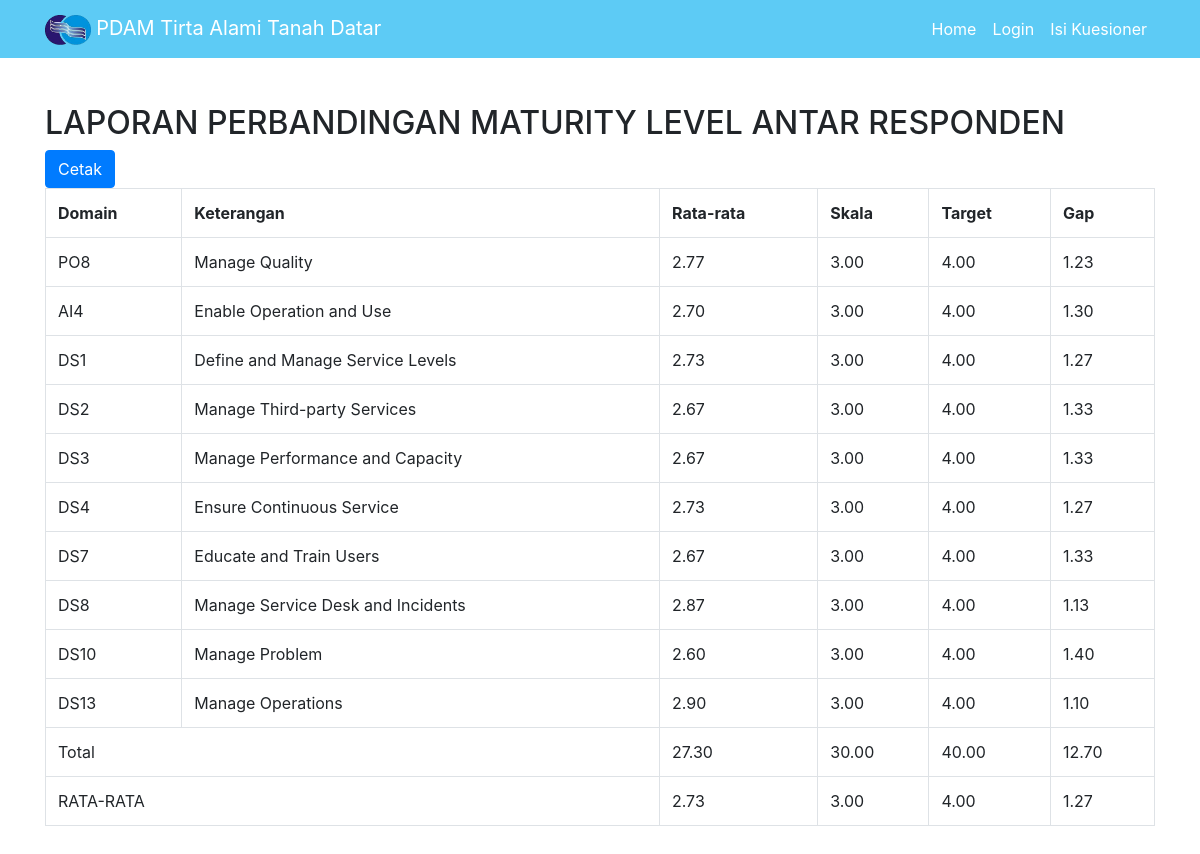
Screenshot of /laporan_perhitungan.php with the database file from the repository.
### tables this page shows
CREATE TABLE `tbl_domain` (
  `kd_domain` varchar(6) NOT NULL,
  `nm_domain` varchar(50) NOT NULL,
  `no_urut` int(11) NOT NULL
);

### Medoo.php (called while the page is built, shortened)
<?php
class Medoo
{
	public $pdo;
	protected $type;
	public function __construct(array $options)
	{
		if (isset($options[ 'database_type' ]))
		{
			$this->type = strtolower($options[ 'database_type' ]);
		}
		$option = isset($options[ 'option' ]) ? $options[ 'option' ] : [];
		$commands = (isset($options[ 'command' ]) && is_array($options[ 'command' ])) ? $options[ 'command' ] : [];
		switch ($this->type)
		{
			case 'mysql':
				$commands[] = 'SET SQL_MODE=ANSI_QUOTES';
				break;
		}
		if (isset($options[ 'dsn' ]))
		{
			if (is_array($options[ 'dsn' ]) && isset($options[ 'dsn' ][ 'driver' ]))
			{
				$attr = $options[ 'dsn' ];
			}
			else
			{
				throw new InvalidArgumentException('Invalid DSN option supplied');
			}
		}
		else
		{
			$is_port = isset($port);
			switch ($this->type)
			{
				case 'mysql':
					$attr = [
						'driver' => 'mysql',
						'dbname' => $options[ 'database_name' ]
					];
					if (isset($options[ 'socket' ]))
					{
						$attr[ 'unix_socket' ] = $options[ 'socket' ];
					}
					else
					{
						$attr[ 'host' ] = $options[ 'server' ];
					}
					break;
			}
		}
		$driver = $attr[ 'driver' ];
		unset($attr[ 'driver' ]);
		$stack = [];
		foreach ($attr as $key => $value)
		{
			$stack[] = is_int($key) ? $value : $key . '=' . $value;
		}
		$dsn = $driver . ':' . implode($stack, ';');
		try {
			$this->pdo = new PDO(
				$dsn,
				isset($options[ 'username' ]) ? $options[ 'username' ] : null,
				isset($options[ 'password' ]) ? $options[ 'password' ] : null,
				$option
			);
			foreach ($commands as $value)
			{
				$this->pdo->exec($value);
			}
		}
		catch (PDOException $e) {
			throw new PDOException($e->getMessage());
		}
	}
	public function query($query, $map = [])
	{
		$raw = $this->raw($query, $map);
		$query = $this->buildRaw($raw, $map);
		return $this->exec($query, $map);
	}
	public function exec($query, $map = [])
	{
		$statement = $this->pdo->prepare($query);
		if ($statement)
		{
			$statement->execute();
			return $statement;
		}
		return false;
	}
	public static function raw($string, $map = [])
	{
		$raw = new Raw();
		$raw->map = $map;
		$raw->value = $string;
		return $raw;
	}
	protected function isRaw($object)
	{
		return $object instanceof Raw;
	}
	protected function buildRaw($raw, &$map)
	{
		$query = preg_replace_callback(
			'/((FROM|TABLE|INTO|UPDATE)\s*)?\<([a-zA-Z0-9_\.]+)\>/i',
			function ($matches)
			{
				if (!empty($matches[ 2 ]))
				{
					return $matches[ 2 ] . ' ' . $this->tableQuote($matches[ 3 ]);
				}
				return $this->columnQuote($matches[ 3 ]);
			},
			$raw->value);
		return $query;
	}
}

### koneksi.php (called while the page is built, shortened)
<?php
require "Medoo.php";
$db = new Medoo([
    'database_type' => 'mysql',
    'database_name' => 'db_pdam',
    'server' => 'localhost',
    'username' => 'root',
    'password' => 'mysql'
]);
?>

### laporan_perhitungan.php (the view, shortened to what this page needs)
<?php
require "koneksi.php";
$data = $db->query("  Select tbl_domain.*,
    AVG(tbl_jawaban_kuesioner.skor) AS rata_rata_skor,
ROUND(AVG(tbl_jawaban_kuesioner.skor)) AS skala,
4 as target,
4 - AVG(tbl_jawaban_kuesioner.skor) AS gap
From
    tbl_domain Inner Join
    tbl_pertanyaan On tbl_domain.kd_domain = tbl_pertanyaan.kd_domain Inner Join
    tbl_jawaban_kuesioner On tbl_jawaban_kuesioner.id_pertanyaan = tbl_pertanyaan.id_pertanyaan Inner Join
    tbl_kuesioner On tbl_jawaban_kuesioner.id_kuesioner = tbl_kuesioner.id_kuesioner
GROUP BY tbl_domain.kd_domain
ORDER BY tbl_domain.no_urut")->fetchAll(PDO::FETCH_ASSOC);
?>
<!DOCTYPE html>
<html lang="en">
<head>
  <?php include 'components/head.php' ?>
</head>
<body>
  <?php include 'components/menu.php' ?>
  <div class="container">
    <div class="row">
        <div class="col-md-12 mb-5 mt-5">
<h2>LAPORAN PERBANDINGAN MATURITY LEVEL ANTAR RESPONDEN</h2>
<a href="cetak_laporan_perhitungan.php" class="btn btn-primary" target="_blank"><i class="fa fa-print"></i> Cetak</a>
<table class="table table-bordered table-stripped">
	<tr>
		<th>Domain</th>
		<th>Keterangan</th>
    <th>Rata-rata</th>
    <th>Skala</th>
    <th>Target</th>
    <th>Gap</th>
	</tr>
<?php
$banyak_data = count($data);
$total_rata = 0;
$total_skala = 0;
$total_target = 0;
$total_gap = 0;
foreach($data as $no => $d)
{
  $total_rata += $d['rata_rata_skor'];
  $total_skala += $d['skala'];
  $total_target += $d['target'];
  $total_gap += $d['gap'];
	echo "
		<tr>
			<td>".$d['kd_domain']."</td>
			<td>".$d['nm_domain']."</td>
			<td>".number_format($d['rata_rata_skor'],2)."</td>
			<td>".number_format($d['skala'],2)."</td>
			<td>".number_format($d['target'],2)."</td>
			<td>".number_format($d['gap'],2)."</td>
		</tr>
	";
}
$rata_rata_skor = $total_rata/$banyak_data;
$rata_rata_skala = $total_skala/$banyak_data;
$rata_rata_target = $total_target/$banyak_data;
$rata_rata_gap = $total_gap/$banyak_data;
?>
<tr>
  <td colspan="2">
    Total
  </td>
  <td>
    <?php echo number_format($total_rata, 2); ?>
  </td>
  <td>
    <?php echo number_format($total_skala, 2); ?>
  </td>
  <td>
    <?php echo number_format($total_target, 2); ?>
  </td>
  <td>
    <?php echo number_format($total_gap, 2); ?>
  </td>
</tr>
<tr>
  <td colspan="2">
    RATA-RATA
  </td>
  <td>
    <?php echo number_format($rata_rata_skor, 2); ?>
  </td>
  <td>
    <?php echo number_format($rata_rata_skala, 2); ?>
  </td>
  <td>
    <?php echo number_format($rata_rata_target, 2); ?>
  </td>
  <td>
    <?php echo number_format($rata_rata_gap, 2); ?>
  </td>
</tr>
</table>
</div>
</div>
</div>
</body>
</html>

### assets/css/business-frontpage.css (style rules this page uses)
body { padding-top: 56px; }

### rows the page displays
tbl_domain: kd_domain "PO8", nm_domain "Manage Quality", rata_rata_skor "2.77", skala "3.00", target "4.00", gap "1.23"
tbl_domain: kd_domain "AI4", nm_domain "Enable Operation and Use", rata_rata_skor "2.70", skala "3.00", target "4.00", gap "1.30"
tbl_domain: kd_domain "DS1", nm_domain "Define and Manage Service Levels", rata_rata_skor "2.73", skala "3.00", target "4.00", gap "1.27"
tbl_domain: kd_domain "DS2", nm_domain "Manage Third-party Services", rata_rata_skor "2.67", skala "3.00", target "4.00", gap "1.33"
tbl_domain: kd_domain "DS3", nm_domain "Manage Performance and Capacity", rata_rata_skor "2.67", skala "3.00", target "4.00", gap "1.33"
tbl_domain: kd_domain "DS4", nm_domain "Ensure Continuous Service", rata_rata_skor "2.73", skala "3.00", target "4.00", gap "1.27"
tbl_domain: kd_domain "DS7", nm_domain "Educate and Train Users", rata_rata_skor "2.67", skala "3.00", target "4.00", gap "1.33"
tbl_domain: kd_domain "DS8", nm_domain "Manage Service Desk and Incidents", rata_rata_skor "2.87", skala "3.00", target "4.00", gap "1.13"
tbl_domain: kd_domain "DS10", nm_domain "Manage Problem", rata_rata_skor "2.60", skala "3.00", target "4.00", gap "1.40"
tbl_domain: kd_domain "DS13", nm_domain "Manage Operations", rata_rata_skor "2.90", skala "3.00", target "4.00", gap "1.10"

### other values shown
$total_rata "27.30"
$total_skala "30.00"
$total_target "40.00"
$total_gap "12.70"
$rata_rata_skor "2.73"
$rata_rata_skala "3.00"
$rata_rata_target "4.00"
$rata_rata_gap "1.27"
